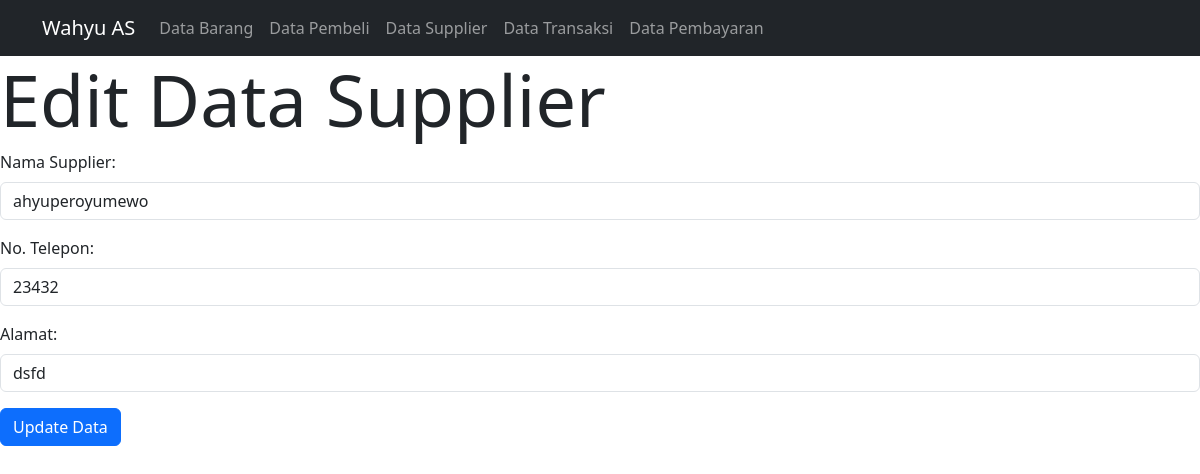
The app's page /Supplier/ubah_supplier.php?id=1 with its own data.
### tables this page shows
CREATE TABLE `supplier` (
  `id_supplier` int(11) NOT NULL,
  `nama_supplier` varchar(30) NOT NULL,
  `no_telp` char(13) NOT NULL,
  `alamat` varchar(100) NOT NULL
);

### Supplier/ubah_supplier.php (the view, shortened to what this page needs)
<?php
require '../Functions/functions.php';
if (isset($_GET['id'])) {
    $id_supplier = $_GET['id'];
    $supplier_to_edit = query("SELECT * FROM supplier WHERE id_supplier = $id_supplier");
    $supplier_to_edit = $supplier_to_edit[0];
} else {
    header("Location: data_supplier.php");
    exit();
}
?>
<!DOCTYPE html>
<html lang="en">
<head>
    <link href="https://cdn.jsdelivr.net/npm/bootstrap@5.3.2/dist/css/bootstrap.min.css" rel="stylesheet">
</head>
<body>
<?php echo generateNavigation(); ?>
    <h1 class="display-2">Edit Data Supplier</h1>
    <form action="" method="post">
    <div class="mb-3">
        <label for="nama_supplier" class="form-label">Nama Supplier:</label>
        <input type="text" name="nama_supplier" id="nama_supplier" value="<?= $supplier_to_edit['nama_supplier']; ?>" class="form-control" required>
    </div>
    <div class="mb-3">
        <label for="no_telp" class="form-label">No. Telepon:</label>
        <input type="text" name="no_telp" id="no_telp" value="<?= $supplier_to_edit['no_telp']; ?>" class="form-control" required>
    </div>
    <div class="mb-3">
        <label for="alamat" class="form-label">Alamat:</label>
        <input type="text" name="alamat" id="alamat" value="<?= $supplier_to_edit['alamat']; ?>" class="form-control" required>
    </div>
    <button type="submit" name="update" class="btn btn-primary">Update Data</button>
</form>
</body>
</html>

### records on screen
supplier: nama_supplier "ahyuperoyumewo", no_telp "23432", alamat "dsfd"
